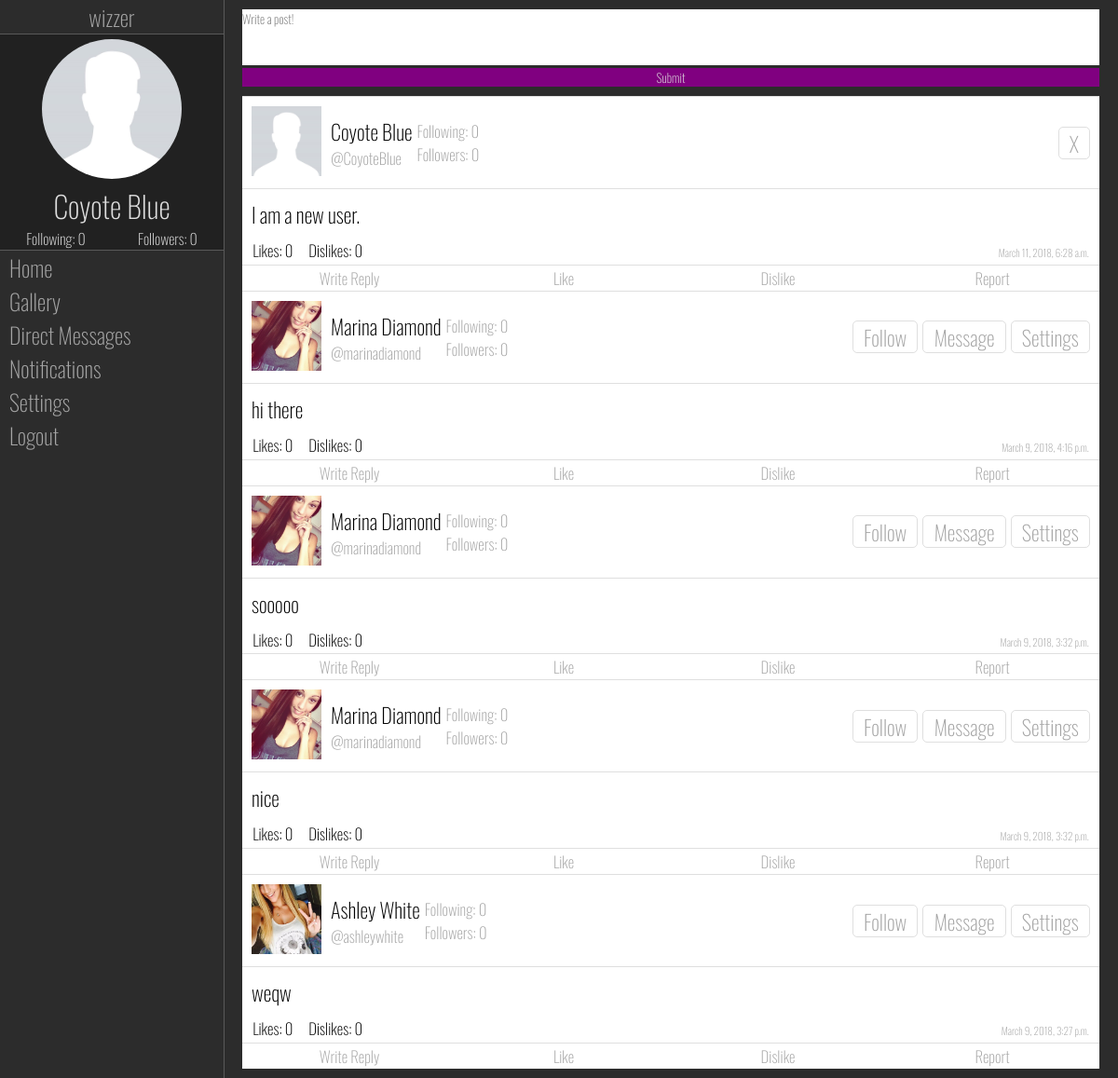
/ (signed in), run on the app's committed database.
### SocialMedia/models.py (models this page shows, shortened)
class WizzerUser(models.Model):
    GENDER_CHOICES = (
        ('M', 'Male'),
        ('F', 'Female')
    )
    user = models.OneToOneField(User, default='', on_delete=models.CASCADE)
    following = models.ManyToManyField('self', blank=True, related_name='following_set', symmetrical=False)
    followers = models.ManyToManyField('self', blank=True, related_name='follower_set', symmetrical=False)
    profile_picture = models.FileField(
        default=r'default\default-profile-picture.jpg', upload_to=profile_picture_path, max_length=100)
    background_image = models.FileField(
        default=r'default\default-background.jpg', upload_to=background_image_path, max_length=100)
    gender = models.CharField(default='', choices=GENDER_CHOICES, max_length=2)
    def __str__(self):
        return self.user.username

class Whiz(models.Model):
    whiz_poster = models.ForeignKey(WizzerUser, on_delete=models.CASCADE)
    content = models.TextField()
    time_posted = models.DateTimeField(default=timezone.now)

### SocialMedia/views.py (the view)
# urls.py: path('', views.index, name='index'),
def index(request):
    user = request.user
    if request.method == "POST":
        print(request.POST)
        form = WhizForm(request.POST)
        if form.is_valid():
            new_whiz = Whiz(whiz_poster=user.wizzeruser, content=request.POST['whiz_input'])
            new_whiz.save()
        elif 'delete' in request.POST:
            Whiz.objects.get(id=request.POST['delete']).delete()
        elif 'reply' in request.POST:
            pass
        elif 'like' in request.POST:
            whiz = Whiz.objects.get(id=request.POST['like'])
            liked_user = UserObject.objects.get(username__exact=user).wizzeruser
            try:
                Like.objects.get(whiz=whiz, liked_by=liked_user).delete()
            except Exception as e:
                new_like = Like(whiz=whiz, liked_by=liked_user)
                new_like.save()
        elif 'dislike' in request.POST:
            whiz = Whiz.objects.get(id=request.POST['dislike'])
            disliked_user = UserObject.objects.get(username__exact=user).wizzeruser
            try:
                Dislike.objects.get(disliked_by=disliked_user).delete()
            except Exception as e:
                new_dislike = Dislike(whiz=whiz, disliked_by=disliked_user)
                new_dislike.save()
        elif 'report' in request.POST:
            pass
        elif 'follow' in request.POST:
            self_user = UserObject.objects.get(username__exact=user).wizzeruser
            followed_user = UserObject.objects.get(username__exact=request.POST['follow']).wizzeruser
            if self_user in followed_user.followers.all():
                followed_user.followers.remove(self_user)
                self_user.following.remove(followed_user)
            else:
                followed_user.followers.add(self_user)
                followed_user.save()
                self_user.following.add(followed_user)
                self_user.save()
        return redirect('index')
    else:
        form = WhizForm()
    if str(user) == 'AnonymousUser':
        return redirect('login')
    else:
        whizzes = Whiz.objects.all()[::-1]
        context = {'WizzerUser': user,
                   'Whizzes': whizzes,
                   'WhizForm': form
                   }
        return render(request, 'SocialMedia/WizzerFeed.html', context)

### SocialMedia/forms.py
class WhizForm(forms.Form):
    whiz_input = forms.CharField(label="", widget=forms.Textarea(attrs={"cols": '',"rows": '',"id": "message","placeholder":"Write a post!","value": "message"}))

### SocialMedia/templates/SocialMedia/WizzerFeed.html (shortened to what this page needs)
{% extends "SocialMedia/main.html" %}
{% load static %}
{% block css %}<link rel='stylesheet' type='text/css' href="{% static 'SocialMedia/mainDiv.css' %}"/>{% endblock %}
{% block body %}
    {% include 'SocialMedia/components/navbar.html' %}
    <div class="main">
        <div class="post-form">
            <form method="POST" action="{% url 'index' %}">
                {{ WhizForm }}
                <input id="submit" class='colored' type="submit" value="Submit">
            </form>
        </div>
        <div class="post-container">
            {% for whiz in Whizzes %}
                {% include 'SocialMedia/components/post.html' %}
            {% endfor %}
        </div>
    </div>
{% endblock %}

### SocialMedia/templates/SocialMedia/components/navbar.html
{% load static %}
{% block css %}<link rel='stylesheet' type='text/css' href="{% static 'SocialMedia/navbar.css' %}"/>{% endblock %}
<div class="navbar">
    {% block navbar %}
    <div class="logo">
        <h1>wizzer</h1>
    </div>
    <div class="description" style="background: url('{{ WizzerUser.wizzeruser.background_image.url }}')">
        <div id="shader">
            <a href="{% url 'profile-page' WizzerUser.get_username %}"><img id="profile-photo" src="{{ WizzerUser.wizzeruser.profile_picture.url }}"/></a>
            <h1>{{ WizzerUser.get_full_name }}</h1>
            <div class="follow-count">
                <h1><a class='colored' href="{% url 'follows' %}">Following: {{ WizzerUser.wizzeruser.following.count }}</a></h1>
                <h1><a class='colored' href="{% url 'follows' %}">Followers: {{ WizzerUser.wizzeruser.followers.count }}</a></h1>
            </div>
        </div>
    </div>
        <a class='colored btn' href="{% url 'index' %}">Home</a>
        <a class='colored btn' href="{% url 'gallery' %}">Gallery</a>
        <a class='colored btn' href="{% url 'directmessages' %}">Direct Messages</a>
        <a class='colored btn' href="{% url 'notifications' %}">Notifications</a>
        <a class='colored btn' href="{% url 'settings' %}">Settings</a>
        <a class='colored btn' href="{% url 'logout' %}">Logout</a>
    {% endblock %}
</div>

### SocialMedia/templates/SocialMedia/components/post.html (shortened to what this page needs)
{% load static %}
<div class="post">
    <div class="top-bar">
        <a href="{% url 'profile-page' whiz.whiz_poster.user.get_username %}"><img id="profile-photo" src="{{ whiz.whiz_poster.profile_picture.url }}"/></a>
        <div class="name">
            <h1>{{ whiz.whiz_poster.user.get_full_name }}</h1>
            <a href="{% url 'profile-page' whiz.whiz_poster.user.get_username %}"><h2>@{{ whiz.whiz_poster.user.get_username }}</h2></a>
        </div>
        <div class="follow-info">
            <h2>Following: {{ whiz.whiz_poster.following.count }}</h2>
            <h2>Followers: {{ whiz.whiz_poster.followers.count }}</h2>
        </div>
        <div class="user-buttons">
            {% if whiz.whiz_poster.user.id ==  WizzerUser.id %}
            <form id="post-form" method="post" action="{% url 'index' %}">
                <button class="button" id="delete" type="submit" value="{{ whiz.id }}" name="delete">X</button>
            </form>
            {% else %}
            <button class="button" id="follow" type="submit" form="post-form" value="{{ whiz.whiz_poster }}" name="follow">Follow</button>
            <button class="button" id="message" type="submit" form="post-form" value="{{ whiz.whiz_poster }}" name="message">Message</button>
            <button class="button" id="settings" type="submit" form="post-form" value="{{ whiz.whiz_poster }}" name="settings">Settings</button>
            {% endif %}
        </div>
    </div>
    <div class="post-content">
        <h1>{{ whiz.content }}</h1>
    </div>
    <div class="post-info">
        <ul>
            <h2><a href="#">Likes: {{ whiz.like_set.count}}</a></h2>
            <h2><a href="#">Dislikes: {{ whiz.dislike_set.count }}</a></h2>
        </ul>
        <p id="time-posted">{{ whiz.time_posted }}</p>
    </div>
    <div class="post-footer">
            <button id="delete" type="submit" value="{{ whiz.id }}" name="reply" form="post-form">Write Reply</button>
            <button id="delete" type="submit" value="{{ whiz.id }}" name="like" form="post-form">Like</button>
            <button id="delete" type="submit" value="{{ whiz.id }}" name="dislike" form="post-form">Dislike</button>
            <button id="delete" type="submit" value="{{ whiz.id }}" name="report" form="post-form">Report</button>
    </div>
</div>

### SocialMedia/static/SocialMedia/mainDiv.css (style rules this page uses)
.main { width: 100%; margin-left: 20%; font-size: .7em; overflow-y: auto; padding: 10px 20px 10px 20px; }
.main * { color: var(--text-color); }
.main .post-form form { margin-bottom: 10px; }
.main .post-form form #message { height: 4.5em; width: 100%; }
.main .post-form form #submit { background-color: var(--color-scheme); color: var(--dark-text-color); border: 0; width: 100%; }
.main .post-container { display: flex; flex-direction: column; }
.main .post-container .post { display: flex; flex-direction: column; background-color: var(--box-color); margin: 0px 0 0px 0; border-top: 1px solid var(--border-color); }
.main .post-container .post .top-bar { display: flex; flex-direction: row; border-bottom: 1px solid var(--border-color); padding: 10px; align-items: center; }
.main .post-container .post .top-bar #profile-photo { object-fit: cover; height: 75px; width: 75px; padding-right: 10px; }
.main .post-container .post .top-bar .name { display: flex; flex-direction: column; }
.main .post-container .post .top-bar .name h2 { color: var(--subtext-color); }
.main .post-container .post .top-bar .follow-info { display: flex; flex-direction: column; margin-left: 5px; }
.main .post-container .post .top-bar .follow-info * { color: var(--subtext-color); }
.main .post-container .post .top-bar .user-buttons { margin-left: auto; display: flex; flex-direction: row; justify-content: space-around; }
.main .post-container .post .top-bar .user-buttons .button { margin-left: 5px; font-size: 2em; padding: 0 .5em 0 .5em; background-color: var(--box-color); color: var(--subtext-color); border: 1px solid var(--border-color); border-radius: 5px; cursor: pointer; }
.main .post-container .post .post-content { padding: 10px; }
.main .post-container .post .post-info { display: flex; flex-direction: row; align-items: baseline; padding: 0 0 .25em 1em; }
.main .post-container .post .post-info > * { margin: 0 1em 0 0; }
.main .post-container .post .post-info ul { display:flex; flex-direction: row; justify-content: space-around; }
.main .post-container .post .post-info ul a { margin: 0 1em 0 0; }
.main .post-container .post .post-info #time-posted { color: var(--subtext-color); margin-left: auto; }
.main .post-container .post .post-footer { display: flex; justify-content: space-around; border-top: 1px solid var(--border-color); }
.main .post-container .post .post-footer * { background-color: var(--box-color); color: var(--subtext-color); font-size: 1.5em; padding: 1px 0 1px 0; width: 100%; text-align: center; }

### SocialMedia/static/SocialMedia/navbar.css (style rules this page uses)
.navbar { display: flex; flex-direction: column; position: fixed; height: 100%; width: 20%; border-right: 1px solid var(--navbar-border-color); }
.navbar .logo { display: flex; justify-content: center; font-size: 0.75em; border-bottom: 1px solid var(--navbar-border-color); }
.navbar .description { display: flex; flex-direction: column; border-bottom: 1px solid var(--navbar-border-color); }
.navbar .description * { color: var(--dark-text-color); }
.navbar .description #shader { height: 100%; width: 100%; padding-top: 5px; display: flex; flex-direction: column; margin: 0; background-color: var(--shader); }
.navbar .description #shader > * { margin: 0 auto; }
.navbar .description #profile-photo { border-radius: 50%; object-fit: cover; height: 150px; width: 150px; }
.navbar .description .follow-count { display: flex; flex-direction: row; font-size: .5em; width: 100%; justify-content: space-around; }
.navbar .description .follow-count > * { width: 100%; text-align: center; }
.navbar > *:not(.description):not(.logo) { text-align: left; background-color: var(--background-scheme); font-size: 1.5em; padding-left: 10px; }

### SocialMedia/static/SocialMedia/main.css (style rules this page uses)
* { font-family: Oswald; font-weight: 200; margin: 0; padding: 0; color: var(--subtext-color); }
html { background-color: var(--background-scheme); height: 100%; }
body { height: 100%; display: flex; }
a { text-decoration: none; outline: none; }
button { border: 0; cursor: pointer; }
textarea { resize: none; border: 0; }

### SocialMedia/static/SocialMedia/themes.css (style rules this page uses)
:root { --background-scheme: #2c2c2c; --color-scheme: purple; --active-color: red; --shader: rgba(0, 0, 0, .25); --box-color: white; --border-color: #dfdfdf; --navbar-border-color: #595959; --text-color: black; --subtext-color: #a5a5a5; --dark-text-color: #dfdfdf; }

### data on the page
Whiz: shows a picture, whiz_poster.user.get_full_name "Coyote Blue", whiz_poster.user.get_username "CoyoteBlue", whiz_poster.following.count "0", whiz_poster.followers.count "0", content "I am a new user.", like_set.count "0", dislike_set.count "0", time_posted "March 11, 2018, 6:28 a.m."
Whiz: whiz_poster.profile_picture (picture), whiz_poster.user.get_full_name "Marina Diamond", whiz_poster.user.get_username "marinadiamond", whiz_poster.following.count "0", whiz_poster.followers.count "0", content "hi there", like_set.count "0", dislike_set.count "0", time_posted "March 9, 2018, 4:16 p.m."
Whiz: whiz_poster.profile_picture (picture), whiz_poster.user.get_full_name "Marina Diamond", whiz_poster.user.get_username "marinadiamond", whiz_poster.following.count "0", whiz_poster.followers.count "0", content "sooooo", like_set.count "0", dislike_set.count "0", time_posted "March 9, 2018, 3:32 p.m."
Whiz: whiz_poster.profile_picture (picture), whiz_poster.user.get_full_name "Marina Diamond", whiz_poster.user.get_username "marinadiamond", whiz_poster.following.count "0", whiz_poster.followers.count "0", content "nice", like_set.count "0", dislike_set.count "0", time_posted "March 9, 2018, 3:32 p.m."
Whiz: whiz_poster.profile_picture (picture), whiz_poster.user.get_full_name "Ashley White", whiz_poster.user.get_username "ashleywhite", whiz_poster.following.count "0", whiz_poster.followers.count "0", content "weqw", like_set.count "0", dislike_set.count "0", time_posted "March 9, 2018, 3:27 p.m."

### other printed values
{{ WizzerUser.get_full_name }} "Coyote Blue"
{{ WizzerUser.wizzeruser.following.count }} "0"
{{ WizzerUser.wizzeruser.followers.count }} "0"
